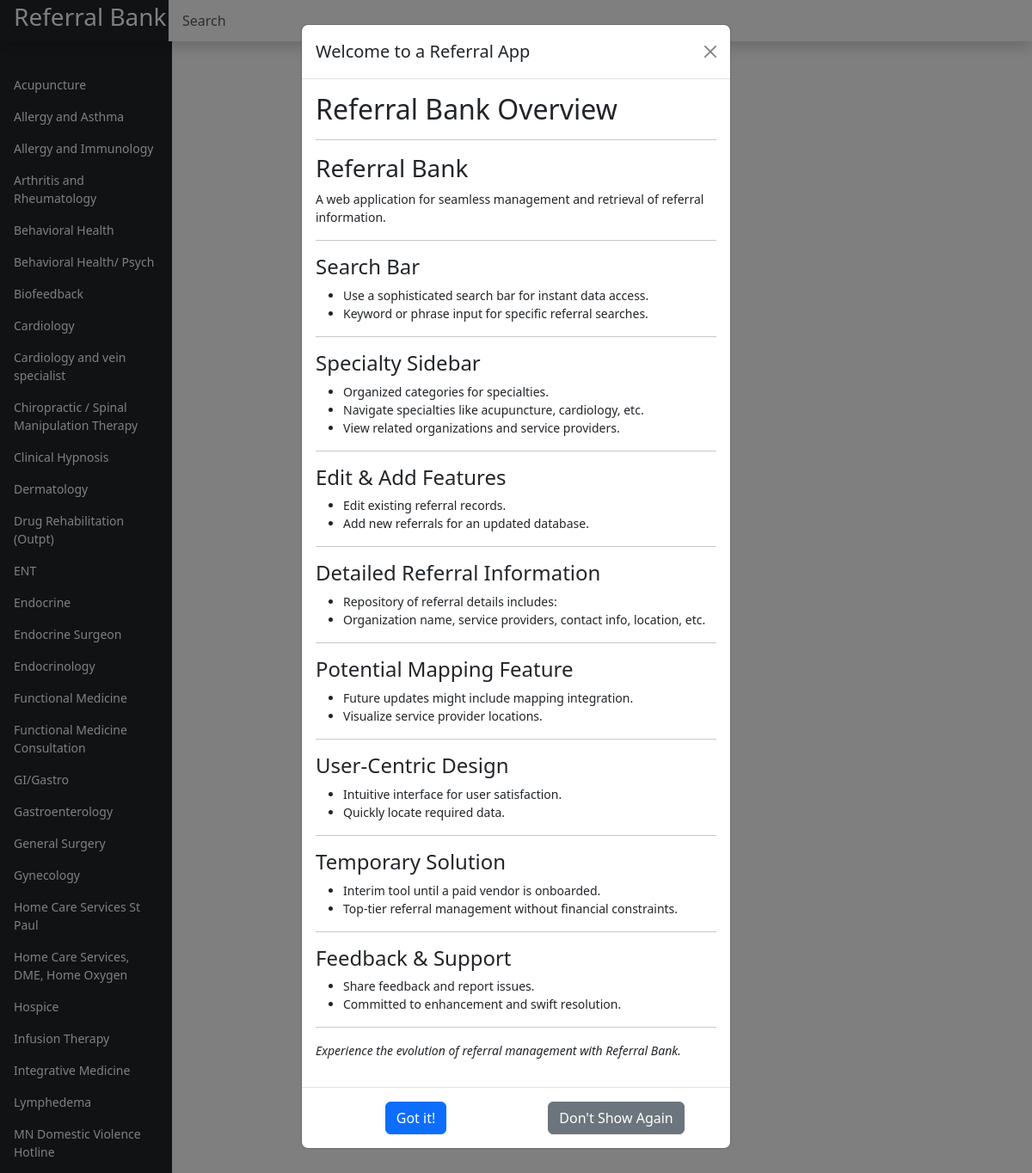
The page / on the database its author committed.
### tables this page shows
CREATE TABLE "referrals" (
                id INTEGER PRIMARY KEY,
                SPECIALTY TEXT,
                NAME_OF_ORGANIZATION TEXT,
                NAME TEXT,
                LOCATION TEXT,
                PHONE_NUMBER TEXT,
                FAX_NUMBER TEXT,
                WEBSITE TEXT,
                NOTES TEXT,
                EMAIL TEXT
            );

### app.py (the view)
@app.route('/')
def home():
    df = load_data()
    df = mod_df(df)
    specialties = df['SPECIALTY'].unique().tolist()
    return render_template('dashboard.html', specialties=specialties)

### app.py (called while the page is built)
def mod_df(df):
    df = df.sort_values(by='SPECIALTY').reset_index(drop=True)
    print(len(df))
    df['NAME_OF_ORGANIZATION'].fillna('Unknown Organization', inplace=True)
    df['NAME'].fillna('', inplace=True)
    print(f"modified df: {df.head()}")
    return df

def load_data():
    conn = sqlite3.connect(DB_PATH)
    df = pd.read_sql_query("SELECT * FROM referrals", conn)
    conn.close()
    print(df.head())
    return df

### templates/dashboard.html (shortened to what this page needs)
<!doctype html>
<html lang="en">
<head>
  <link href="https://cdn.jsdelivr.net/npm/bootstrap@5.3.0/dist/css/bootstrap.min.css" rel="stylesheet"
>
  <link rel="stylesheet" href="https://cdnjs.cloudflare.com/ajax/libs/font-awesome/5.15.3/css/all.min.css">
  <link rel="stylesheet" type="text/css" href="https://cdn.datatables.net/1.13.4/css/jquery.dataTables.min.css">
  <link rel="stylesheet" type="text/css"
    href="https://cdn.datatables.net/responsive/2.2.9/css/responsive.dataTables.min.css">
    <link rel="stylesheet" href="https://cdnjs.cloudflare.com/ajax/libs/font-awesome/5.15.1/css/all.min.css">
    <link rel="stylesheet" type="text/css" href="https://cdnjs.cloudflare.com/ajax/libs/toastr.js/latest/css/toastr.min.css">
    <link href="{{ url_for('static', filename='css/dashboard.css') }}" rel="stylesheet">
</head>
<body>
  <header class="navbar navbar-dark sticky-top bg-dark flex-md-nowrap p-0 shadow">
    <div id="title_T" class="col-md-3 h3 ms-3  text-white" data-pg-name="Title">Referral Bank</div>
    <input class="form-control form-control-dark w-100" type="text" placeholder="Search" aria-label="Search"
      id="search">
  </header>
  <div class="modal fade" id="initialInfoModal" tabindex="-1" aria-labelledby="initialInfoModalLabel"
    aria-hidden="true">
    <div class="modal-dialog modal-dialog-centered">
      <div class="modal-content">
        <div class="modal-header">
          <h5 class="modal-title" id="initialInfoModalLabel">Welcome to a Referral App</h5>
          <button type="button" class="btn-close" data-bs-dismiss="modal" aria-label="Close"></button>
        </div>
        <div class="modal-body">
          <div class="referral-bank-modal">
    <h2>Referral Bank Overview</h2>
    <hr>
    <h3>Referral Bank</h3>
    <p>A web application for seamless management and retrieval of referral information.</p>
    <hr>
    <h4>Search Bar</h4>
    <ul style="list-style-type:disc;">
        <li>Use a sophisticated search bar for instant data access.</li>
        <li>Keyword or phrase input for specific referral searches.</li>
    </ul>
    <hr>
    <h4>Specialty Sidebar</h4>
    <ul style="list-style-type:disc;">
        <li>Organized categories for specialties.</li>
        <li>Navigate specialties like acupuncture, cardiology, etc.</li>
        <li>View related organizations and service providers.</li>
    </ul>
    <hr>
    <h4>Edit & Add Features</h4>
    <ul style="list-style-type:disc;">
        <li>Edit existing referral records.</li>
        <li>Add new referrals for an updated database.</li>
    </ul>
    <hr>
    <h4>Detailed Referral Information</h4>
    <ul style="list-style-type:disc;">
        <li>Repository of referral details includes:</li>
        <li>Organization name, service providers, contact info, location, etc.</li>
    </ul>
    <hr>
    <h4>Potential Mapping Feature</h4>
    <ul style="list-style-type:disc;">
        <li>Future updates might include mapping integration.</li>
        <li>Visualize service provider locations.</li>
    </ul>
    <hr>
    <h4>User-Centric Design</h4>
    <ul style="list-style-type:disc;">
        <li>Intuitive interface for user satisfaction.</li>
        <li>Quickly locate required data.</li>
    </ul>
    <hr>
    <h4>Temporary Solution</h4>
    <ul style="list-style-type:disc;">
        <li>Interim tool until a paid vendor is onboarded.</li>
        <li>Top-tier referral management without financial constraints.</li>
    </ul>
    <hr>
    <h4>Feedback & Support</h4>
    <ul style="list-style-type:disc;">
        <li>Share feedback and report issues.</li>
        <li>Committed to enhancement and swift resolution.</li>
    </ul>
    <hr>
    <p><em>Experience the evolution of referral management with Referral Bank.</em></p>
</div>
        </div>
        <div class="modal-footer">
    <div class="container-fluid">
        <div class="row">
            <div class="col text-center">
                <button type="button" class="btn btn-primary" data-bs-dismiss="modal">Got it!</button>
            </div>
            <div class="col text-center">
                <button id="dontShowAgainBtn" class="btn btn-secondary">Don't Show Again</button>
            </div>
        </div>
    </div>
</div>
      </div>
    </div>
  </div>
  <div id="main_info" class="container-fluid">
    <div class="row">
      <nav id="sidebar" class="col-md-3 col-lg-2 d-md-block bg-light sidebar">
        <div class="position-sticky pt-3 bg-dark">
          <ul class="nav flex-column" id="specialties">
            {% for specialty in specialties %}
            <li class="nav-item">
              <a class="nav-link" href="#">{{ specialty }}</a>
            </li>
            {% endfor %}
          </ul>
        </div>
      </nav>
      <main class="col-md-9 col-lg-7 px-md-4 main">
        <h2>
          <button id="addReferral" class="btn btn-success ms-3">Add New Referral</button>
        </h2>
      </main>
    </div>
  </div>
</body>
</html>

### static/css/dashboard.css (style rules this page uses)
body { font-size: .875rem; }
.sidebar { position: fixed; top: 0; bottom: 0; left: 0; z-index: 100; padding: 48px 0 0; box-shadow: inset -1px 0 0 rgba(0, 0, 0, .1); }
.sidebar { padding: 48px 0 0; box-shadow: inset -1px 0 0 rgba(0, 0, 0, .1); overflow-y: auto; max-height: 100vh; }
.sidebar .nav-link { font-weight: 500; color: #ffffff; }
.navbar .form-control { padding: .75rem 1rem; border-width: 0; border-radius: 0; }
.form-control-dark { color: #fff; border-color: rgba(255, 255, 255, .1); }
main { margin-left: 350px; }
#title_T { width: 15%; }
#main_info { margin-top: 15px; }

### rows shown on the page
referrals: SPECIALTY "Acupuncture"
referrals: SPECIALTY "Allergy and Asthma"
referrals: SPECIALTY "Allergy and Immunology"
referrals: SPECIALTY "Arthritis and Rheumatology"
referrals: SPECIALTY "Behavioral Health"
referrals: SPECIALTY "Behavioral Health/ Psych"
referrals: SPECIALTY "Biofeedback"
referrals: SPECIALTY "Cardiology"
referrals: SPECIALTY "Cardiology and vein specialist"
referrals: SPECIALTY "Chiropractic / Spinal Manipulation Therapy"
referrals: SPECIALTY "Clinical Hypnosis"
referrals: SPECIALTY "Dermatology"
referrals: SPECIALTY "Drug Rehabilitation (Outpt)"
referrals: SPECIALTY "ENT"
referrals: SPECIALTY "Endocrine"
referrals: SPECIALTY "Endocrine Surgeon"
referrals: SPECIALTY "Endocrinology"
referrals: SPECIALTY "Functional Medicine"
referrals: SPECIALTY "Functional Medicine Consultation"
referrals: SPECIALTY "GI/Gastro"
referrals: SPECIALTY "Gastroenterology"
referrals: SPECIALTY "General Surgery"
referrals: SPECIALTY "Gynecology"
referrals: SPECIALTY "Home Care Services St Paul"
referrals: SPECIALTY "Home Care Services, DME, Home Oxygen"
referrals: SPECIALTY "Hospice"
referrals: SPECIALTY "Infusion Therapy"
referrals: SPECIALTY "Integrative Medicine"
referrals: SPECIALTY "Lymphedema"
referrals: SPECIALTY "MN Domestic Violence Hotline"
